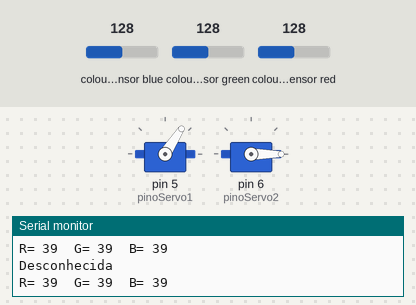
Bench run of a sketch on a simulated Arduino Uno, built with avr-gcc and run on an emulated ATmega328P. On the bench: 2 × servo, the last lines printed to the serial monitor. Wiring (inferred from the names in the program): TCS3200 colour sensor: output pin 12; S2 pin 10; S3 pin 11; S0 pin 8; S1 pin 9. The test bench sets the inputs (shaded band); at power-on: colour sensor blue 128, colour sensor green 128, colour sensor red 128.

Above: at 1.4 s.
1.5 s: colour sensor blue set to 145
4.5 s: colour sensor blue set to 154
At 5.54 s:
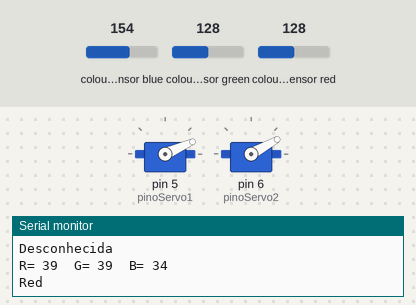
At 6.5 s:
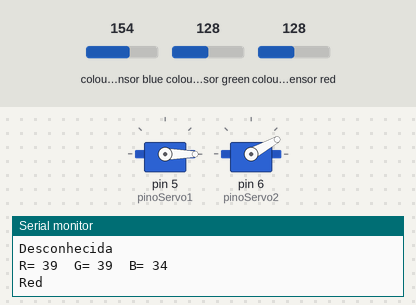
7.5 s: colour sensor green set to 5
At 9.1 s:
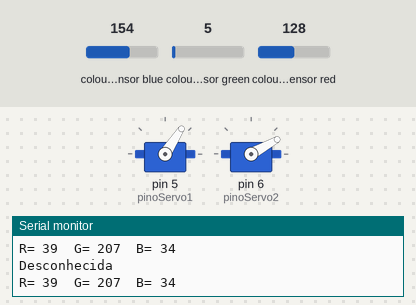
Timing chart, 0 to 10.6 s (numbered marks = the images above; inputs shaded):
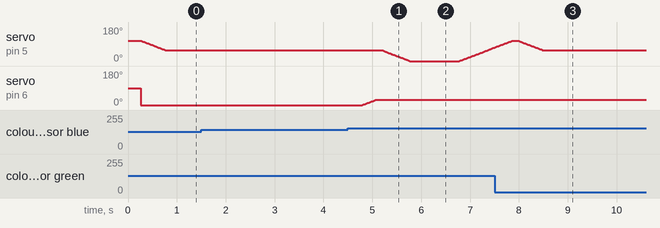

Measured:
- the behaviour switches between 149 and 150 on colour sensor blue (found by bisection; images 0 and 1)
- after the input at 4.5 s, servo on pin 6 (pinoServo2): moves from 0° to 29° over 0.28 s, starting after 0.30 s
- after the input at 7.5 s, servo on pin 5 (pinoServo1): goes on until 8.5 s, then stays 57°

The sketch:

colorsSorter.ino
```cpp
#include <Servo.h>

#define pinoServo1 5 // Pinos dos servo-Motores
#define pinoServo2 6
#define S0 8       // Pino do módulo s0
#define S1 9       // Pino do módulo s1
#define S2 10      // Pino do módulo s2
#define S3 11      // Pino do módulo s3
#define out 12     // Pino do módulo out
#define speed 1
#define LONG 1000 // Definindo intervalos de tempo
#define SHORT 100

struct Pair {
  int min;
  int max;
}; //Criando a estutura de pares
Pair matrix[4][3]; //Declarando a matriz de espectro de cores


int data = 0;      // Variável para armazenar os valores lidos
Servo servo1, servo2; // Declaração do tipo servo

const int initialServo2Position = 0; //Angulo inicial do servomotor 1
const int initialServo1Position = 108; //Angulo inicial do servomotor 2
const int sensorPosition = 57; //angulo onde se escontra o sensor de cores

int servo2Position; //Declaração de indices das posições dos servos
int servo1Position;

int counter=0; //Declaracao de variaveis utilizadas na ETAPA 2
int color;
int frequency;

void setup() {

  //MATRIZ DE CLASSIFICAÇÃO DE CORES
  //matrix[X][Y].min, diz respeito ao parametro Y minimo que a cor X precisa ter. Enquanto matrix[X][Y].max, é o máximo.
  // 0:Vermelho, 1: Verde, 2: Azul
  //Por exemplo, "matrix[0][2].max = 34" diz que o 34 é o máximo do do parametro Blue que se precisa ter para ser considerado vermelho;

   //configuração cor vermelho
  matrix[0][0].min = 36; matrix[0][0].max = 46; //minimo e maximo do parametro Red
  matrix[0][1].min = 39; matrix[0][1].max = 50; //minimo e maximo do parametro Green
  matrix[0][2].min = 25; matrix[0][2].max = 34; //minimo e maximo do parametro blue

   //configuração cor verde
  matrix[1][0].min = 32; matrix[1][0].max = 38; //configuração cor verde
  matrix[1][1].min = 24; matrix[1][1].max = 31;
  matrix[1][2].min = 18; matrix[1][2].max = 21;

   //configuração cor azul
  matrix[2][0].min = 47; matrix[2][0].max = 53; //configuração cor azul
  matrix[2][1].min = 37; matrix[2][1].max = 45;
  matrix[2][2].min = 25; matrix[2][2].max = 30;

   //configuração cor branco
  matrix[3][0].min = 21; matrix[3][0].max = 31; // configuração cor branca
  matrix[3][1].min = 18; matrix[3][1].max = 28;
  matrix[3][2].min = 11; matrix[3][2].max = 21;

  servo1.attach(pinoServo1); // Associação do pino digital ao objeto do tipo servo
  servo1.write(initialServo1Position); // Inicia o motor na posição 0º
  delay(speed*250);

  servo2.attach(pinoServo2); // Associação do pino digital ao objeto do tipo servo
  servo2.write(initialServo2Position); // Inicia o motor na posição 0º

  pinMode(S0, OUTPUT); // Define o modo dos pinos s0, s1, s2, s3 como saída
  pinMode(S1, OUTPUT);
  pinMode(S2, OUTPUT);
  pinMode(S3, OUTPUT);
  pinMode(out, INPUT); // Define o modo do pino out como entrada
  //pinMode(4, INPUT);

  Serial.begin(9600); // Inicializa a comunicação serial com baud rate de 9600

  digitalWrite(S0, HIGH); // Configura a escala de frequência de saída do sensor para 100%
  digitalWrite(S1, HIGH);
}

void loop() {
  ETAPA1();
  int color = ETAPA2();
  ETAPA3(color);
  ETAPA4();
}

void ETAPA4() {
  for (int servo1Position = sensorPosition; servo1Position >= 0; servo1Position--) { // Para "pos" igual a posicao do sensor, enquanto "pos" maior que 0, decrementa "pos"
    servo1.write(servo1Position); // Escreve o valor da posição que o servo deve girar
    delay(speed*10); // Intervalo de 15 milissegundos
  }
  delay(speed*LONG); // Intervalo de 1 segundo, para que dê tempo da peça cair na rampa

  for (int servo1Position = 0; servo1Position <= initialServo1Position; servo1Position++) { // Vai de 0 graus para 108 graus, retornando para a posição inicial
    servo1.write(servo1Position); // Diz ao servo para ir para a posição na variável 'pos'
    delay(speed*10); // Espera 15ms para o servo alcançar a posição
  }
  delay(speed*SHORT);
}

void ETAPA3(int color) { // Função responsável por rotacionar a rampa
  while (servo2Position > 30 * color) {
    servo2.write(servo2Position);
    delay(speed*10);
    servo2Position--;
  }
  while (servo2Position < 30 * color) {
    servo2.write(servo2Position);
    delay(speed*10);
    servo2Position++;
  }
  delay(speed*SHORT);
}


int ETAPA2() {
  // Configurando fotodiodos filtrados para vermelho
  digitalWrite(S2, LOW);
  digitalWrite(S3, LOW);
  // Lendo a frequência de saída
  int red = frequency = pulseIn(out, LOW);
  // Imprimindo o valor no monitor serial
  Serial.print("R= ");
  Serial.print(frequency); // imprimindo frequência da cor vermelha
  Serial.print("  ");
  delay(speed*100);

  // Configurando fotodiodos filtrados para verde
  digitalWrite(S2, HIGH);
  digitalWrite(S3, HIGH);
  // Lendo a frequência de saída
  int green = frequency = pulseIn(out, LOW);
  // Imprimindo o valor no monitor serial
  Serial.print("G= ");
  Serial.print(frequency); // imprimindo frequência da cor verde
  Serial.print("  ");
  delay(speed*100);

  // Configurando fotodiodos filtrados para azul
  digitalWrite(S2, LOW);
  digitalWrite(S3, HIGH);
  // Lendo a frequência de saída
  int blue = frequency = pulseIn(out, LOW);
  // Imprimindo o valor no monitor serial
  Serial.print("B= ");
  Serial.print(frequency); // imprimindo frequência da cor azul
  Serial.println("  ");
  delay(speed*100);

  // Verificando se a cor é vermelha
  if(red >= matrix[0][0].min && red <= matrix[0][0].max
    && green >= matrix[0][1].min && green <= matrix[0][1].max
    && blue >= matrix[0][2].min && blue <= matrix[0][2].max) {
      Serial.println("Red"); // Identificado como vermelho
      color = 1;
    }
  // Verificando se a cor é verde
  else if(red >= matrix[1][0].min && red <= matrix[1][0].max
    && green >= matrix[1][1].min && green <= matrix[1][1].max
    && blue >= matrix[1][2].min && blue <= matrix[1][2].max) {
      Serial.println("Green"); // Identificado como verde
      color = 3;
    }
  // Verificando se a cor é azul
  else if(red >= matrix[2][0].min && red <= matrix[2][0].max
    && green >= matrix[2][1].min && green <= matrix[2][1].max
    && blue >= matrix[2][2].min && blue <= matrix[2][2].max) {
      Serial.println("Blue"); // Identificado como azul
      color = 2;
    }
  // Verificando se a cor é branca
  else if(red >= matrix[3][0].min && red <= matrix[3][0].max
    && green >= matrix[3][1].min && green <= matrix[3][1].max
    && blue >= matrix[3][2].min && blue <= matrix[3][2].max)
    {
      Serial.println("White"); // Identificado como branco
      color = 0;
    }
  // Se a cor for desconhecida
  else {
      Serial.println("Desconhecida");
      if((counter++) >= 50) {
        counter = 0;
        // Movendo servo1 para posição inicial se não for identificada cor após 50 tentativas
        for (int servo1Position = sensorPosition; servo1Position <= initialServo1Position; servo1Position++) {
          servo1.write(servo1Position); // Movendo servo1
          delay(speed*10); // Espera para alcançar a posição
        }
        while(true); // Parando o programa
      }
      ETAPA2(); // Repetindo a leitura até encontrar a cor
    }
    return color;
}

void ETAPA1() {
  for (int servo1Position = initialServo1Position; servo1Position >= sensorPosition; servo1Position--) { // Para "pos" igual a posição inicial, enquanto "pos" menor que a posicao do sensor, decrementa "pos"
    servo1.write(servo1Position); // Escreve o valor da posição que o servo deve girar
    delay(speed*10); // Intervalo de 15 milissegundos
  }
  delay(speed*SHORT); // Intervalo de 100ms
}
```
